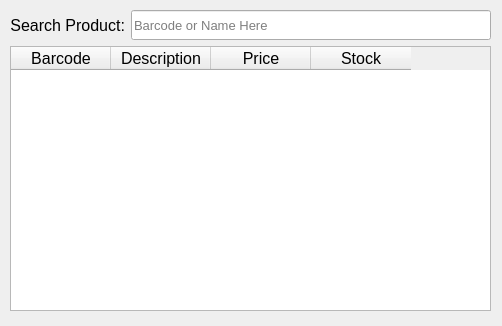
<?xml version="1.0" encoding="UTF-8"?>
<ui version="4.0">
 <class>Form</class>
 <widget class="QWidget" name="Form">
  <property name="geometry">
   <rect>
    <x>0</x>
    <y>0</y>
    <width>502</width>
    <height>326</height>
   </rect>
  </property>
  <property name="windowTitle">
   <string>Product Search</string>
  </property>
  <widget class="QWidget" name="layoutWidget">
   <property name="geometry">
    <rect>
     <x>10</x>
     <y>10</y>
     <width>481</width>
     <height>301</height>
    </rect>
   </property>
   <layout class="QVBoxLayout" name="verticalLayout">
    <item>
     <layout class="QHBoxLayout" name="horizontalLayout">
      <property name="sizeConstraint">
       <enum>QLayout::SetFixedSize</enum>
      </property>
      <item>
       <widget class="QLabel" name="searchLabel">
        <property name="font">
         <font>
          <family>Segoe UI</family>
          <pointsize>12</pointsize>
          <weight>50</weight>
          <bold>false</bold>
         </font>
        </property>
        <property name="text">
         <string>Search Product:</string>
        </property>
        <property name="alignment">
         <set>Qt::AlignRight|Qt::AlignTrailing|Qt::AlignVCenter</set>
        </property>
       </widget>
      </item>
      <item>
       <widget class="QLineEdit" name="searchArea">
        <property name="sizePolicy">
         <sizepolicy hsizetype="Expanding" vsizetype="Preferred">
          <horstretch>0</horstretch>
          <verstretch>0</verstretch>
         </sizepolicy>
        </property>
        <property name="minimumSize">
         <size>
          <width>0</width>
          <height>30</height>
         </size>
        </property>
        <property name="maximumSize">
         <size>
          <width>16777215</width>
          <height>30</height>
         </size>
        </property>
        <property name="baseSize">
         <size>
          <width>0</width>
          <height>30</height>
         </size>
        </property>
        <property name="font">
         <font>
          <family>Segoe UI</family>
          <pointsize>10</pointsize>
         </font>
        </property>
        <property name="text">
         <string/>
        </property>
        <property name="placeholderText">
         <string>Barcode or Name Here</string>
        </property>
       </widget>
      </item>
     </layout>
    </item>
    <item>
     <widget class="QTableWidget" name="searchTable">
      <property name="font">
       <font>
        <pointsize>12</pointsize>
       </font>
      </property>
      <column>
       <property name="text">
        <string>Barcode</string>
       </property>
      </column>
      <column>
       <property name="text">
        <string>Description</string>
       </property>
      </column>
      <column>
       <property name="text">
        <string>Price</string>
       </property>
      </column>
      <column>
       <property name="text">
        <string>Stock</string>
       </property>
      </column>
     </widget>
    </item>
   </layout>
  </widget>
 </widget>
 <resources/>
 <connections/>
</ui>
